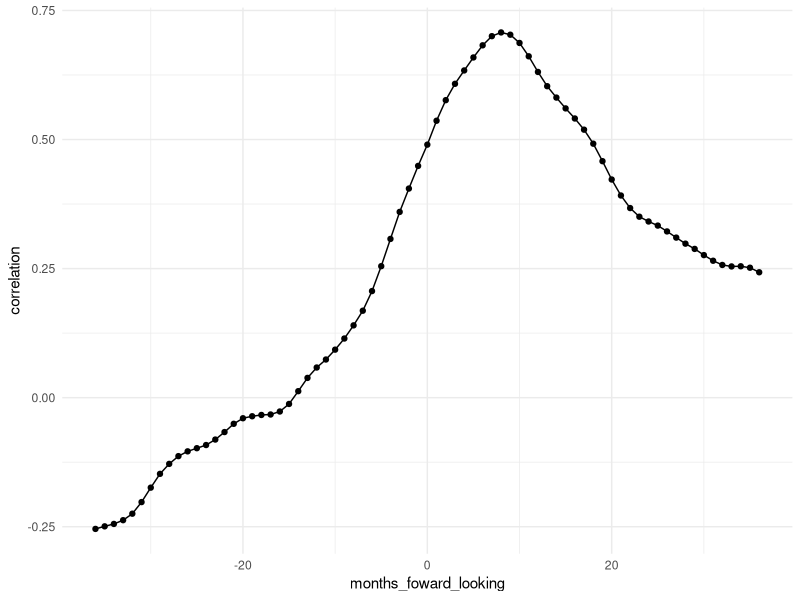
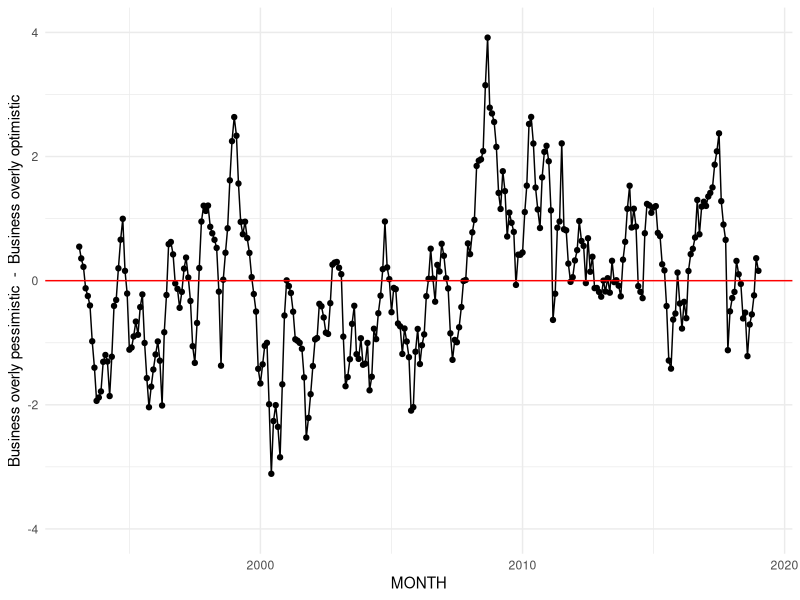

Generate these figures, in order, with R:
library(dplyr)
library(tidyr)
library(ggplot2)
# Group: Earnings and Employment Survey (QES) - QEX Infoshare statsNZ
# Table: Full-Time Equivalent Employees by Industry (ANZSIC06) and Sex (Qrtly-Mar/Jun/Sep/Dec)
# Retail, construction, Manufacturing, total

QEX <- read.csv("QEX.csv", stringsAsFactors = FALSE, skip=1) %>% slice(-1)

# QEX is quarterly, so to make it look like the graphs people visually compare, 
# I am filling in the missing months with the idea that the quarter is the end month figure
FTES <- QEX %>%
  mutate(MFCT = as.numeric(Manufacturing),
         CONS = as.numeric(Construction),
         RTL = as.numeric(Retail.Trade),
         TOT = as.numeric(Total.All.Industries),
         OF_INTEREST = TOT,
         PREVIOUS= lag(OF_INTEREST),
         imputation = (TOT - PREVIOUS)/3,
         month1 = PREVIOUS + imputation,
         month2 = OF_INTEREST - imputation,
         month3 = OF_INTEREST) %>% 
  select(X, month1, month2, month3) %>%
  gather(Month, FTE, month1:month3) %>% 
  filter(!is.na(FTE)) %>% arrange(X, Month) %>%
  mutate(growthFTE = 100 * FTE/lag(FTE,12) - 100)

# Similarly, because the ANZ Outlook survey does not run in Janaury, but people looking 
# at charts see a line, I have added JAnuary points halfway between December and February

ANZ <- read.csv("ANZemploy.csv", 
                colClasses = c("Date", "numeric", "numeric", "numeric",
                               "numeric", "numeric", "numeric")) %>% arrange(MONTH)

# combine the data 
EMP <- bind_cols(ANZ[1:320,], FTES[48:367,])
cast <- -36:36

cor_offset <- function(offset, dataset=EMP[,c("TOT","growthFTE")]){
  if (offset < 0){
    dataset$offset <- lag(dataset$growthFTE,abs(offset)) #predicting the past
  }
  if (offset > 0){
    dataset$offset <- lead(dataset$growthFTE,offset) #predicting the past
  }
  if(offset == 0) {
    dataset$offset <- dataset$growthFTE
  }
  dataset <- dataset[complete.cases(dataset),c("TOT","offset")]
  cor(dataset$TOT,dataset$offset)
}
matches <- sapply(cast, cor_offset)



ggplot(data=data.frame(months_foward_looking= cast, correlation=matches),
       aes(x=months_foward_looking, y=correlation)) + geom_line() +geom_point() +
  theme_minimal()

dataset <- EMP[,c("MONTH", "TOT","growthFTE")]
dataset$bestoffset <- lead(dataset$growthFTE,8)
dataset <- dataset[complete.cases(dataset),]
linear_model <- lm(bestoffset ~ TOT, data=dataset)
dataset$wrongness_of_prediction <- linear_model$fitted.values - dataset$bestoffset
ggplot(data=dataset,
       aes(x=MONTH, y=wrongness_of_prediction)) + geom_line() +geom_point() +
  theme_minimal() + ylab("Business overly pessimistic  -  Business overly optimistic") +
  ylim(-4,4) + geom_hline(yintercept=0, colour="red")
